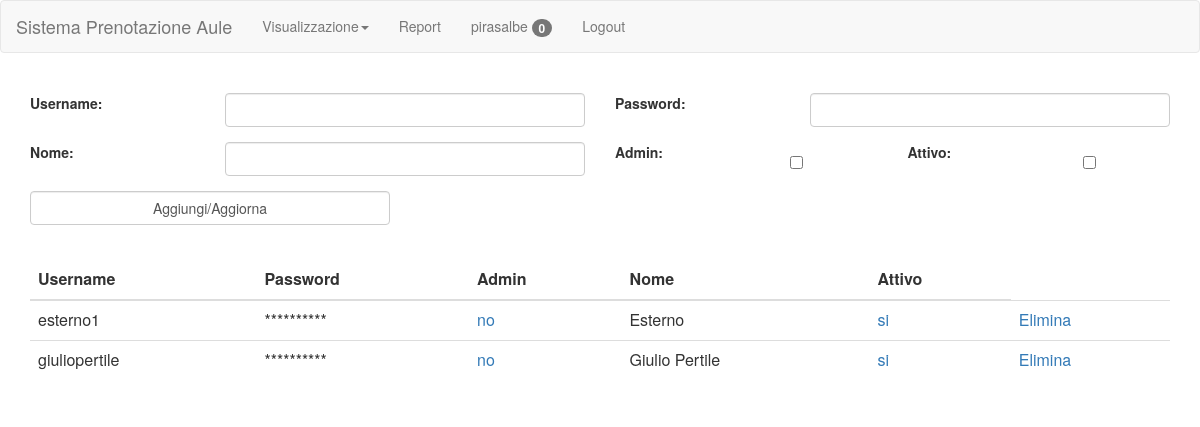
The app's page /admin/users.php (signed in), older data.
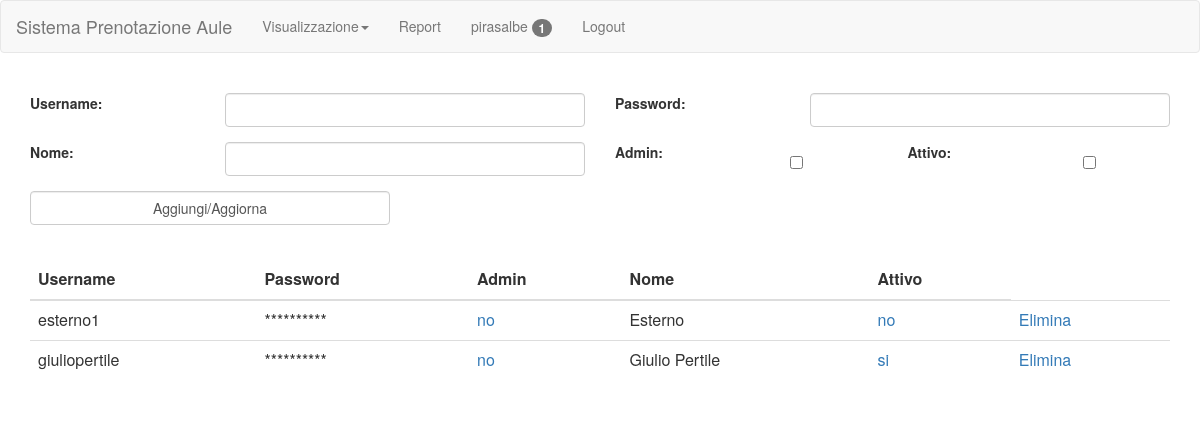
The same page, newer data.
### tables this page shows
CREATE TABLE `utenti` (
  `username` varchar(20) NOT NULL,
  `password` varchar(20) NOT NULL,
  `admin` enum('si','no') NOT NULL DEFAULT 'no',
  `nome` varchar(20) NOT NULL,
  `attivo` enum('si','no') NOT NULL DEFAULT 'no'
);

### script/sql.php (called while the page is built, shortened)
<?php
function init()
{
    $servername = "localhost";
    $username = "root";
    $password = "";
    $dbname = "aule";
    $conn = new mysqli($servername, $username, $password, $dbname);
    return $conn;
}
function admin()
{
    $sql = "SELECT admin FROM utenti where username=?";
    $conn = init();
    if ($stmt = $conn->prepare($sql)) {
        $stmt->bind_param("s", $_SESSION['user']);
        $stmt->execute();
        $stmt->bind_result($admin);
    }
    if ($admin == "si") return true;
    return false;
}
function users()
{
    $sql = "SELECT *
			FROM utenti
			where username<>?";
    $conn = init();
    $result = null;
    if ($stmt = $conn->prepare($sql)) {
        $stmt->bind_param("s", $_SESSION['user']);
        $stmt->execute();
        $result = $stmt->get_result();
    }
    return $result;
}
?>

### admin/users.php (the view, shortened to what the changed rows need)
<?php
include("../script/recursive.php");
?>
<html>
<head>
    <?php printHeader(); ?>
</head>
<body>
<?php printNavbar(true); ?>
<br>
<br>
<div class="container">
    <div class="table-responsive">
        <table class="table">
            <thead>
            <tr>
                <th>Username</th>
                <th>Password</th>
                <th>Admin</th>
                <th>Nome</th>
                <th>Attivo</th>
            </tr>
            </thead>
            <tbody>
            <?php
            $result = users();
            if (isset($result) && $result != null) {
                while ($row = $result->fetch_assoc()) {
                    echo "<tr>
                            <td>" . $row["username"] . "</td>
                            <td>**********</td>
                            <td><a href='../script/adminUser?user=" . $row["username"] . "&admin=" . $row["admin"] . "'>" . $row["admin"] . "</a></td>
                            <td>" . $row["nome"] . "</td>
                            <td><a href='../script/changeUser?user=" . $row["username"] . "&stato=" . $row["attivo"] . "'>" . $row["attivo"] . "</a></td>
                            <td><a href='../script/deleteUser?username=" . $row["username"] . "'>Elimina</a></td>
                        </tr>";
                }
            }
            ?>
            </tbody>
        </table>
    </div>
</div>
</body>
</html>

### script/recursive.php (shortened to what the changed rows need)
<?php
include("sql.php");
$logged = 0;
if (isset($_SESSION['user']))
    $logged = '1';
function printNavbar($admin)
{
    global $logged;
    if ($admin)
        $admin = "../";
    else
        $admin = "";
    $user = "Area Riservata";
    $log = "Login";
    if ($logged == 1) {
        $log = "Logout";
        $user = $_SESSION['user'];
        if(admin()){
            $cont = 0;
            $result = users();
            if (isset($result) && $result != null) {
                while ($row = $result->fetch_assoc()) {
                    if ($row["attivo"] == "no")
                        $cont++;
                }
            }
            $user = $user . " <span class='badge'>" . $cont . "</span>";
        }
    }
    echo "
			<nav class='navbar navbar-default'>
				<div class='container-fluid'>
					<div class='navbar-header'>
						<a class='navbar-brand' href='" . $admin . "index.php'>Sistema Prenotazione Aule</a>
					</div>
					<ul class='nav navbar-nav'>
						<li class='dropdown'>
							<a class='dropdown-toggle' data-toggle='dropdown' href='#'>Visualizzazione<span class='caret'></span></a>
							<ul class='dropdown-menu'>
								<li><a href='" . $admin . "#'>Giorni</a></li>
								<li><a href='" . $admin . "#'>Settimane</a></li>
								<li><a href='" . $admin . "#'>Mesi</a></li>
							</ul>
						</li>
						<li><a href='" . $admin . "report'>Report</a></li>
						<li><a href='" . $admin . "private'>" . $user . "</a></li>
						<li><a href='" . $admin . "login'>" . $log . "</a></li>
					</ul>
				</div>
			</nav>";
}
function printHeader()
{
    echo "<meta charset='utf-8'>
		<meta name='viewport' content='width=device-width, initial-scale=1'>
		<link rel='stylesheet' href='https://maxcdn.bootstrapcdn.com/bootstrap/3.3.7/css/bootstrap.min.css'>
		<link rel='stylesheet' href='style/font-awesome/css/font-awesome.min.css'>
		<script src='https://ajax.googleapis.com/ajax/libs/jquery/3.2.0/jquery.min.js'></script>
		<script src='https://maxcdn.bootstrapcdn.com/bootstrap/3.3.7/js/bootstrap.min.js'></script>";
}
?>

Row changes from the older to the newer data that the page shows:
changed utenti "esterno1": attivo "si" → "no"
Text that changed along with them:
$cont: "0" → "1"
